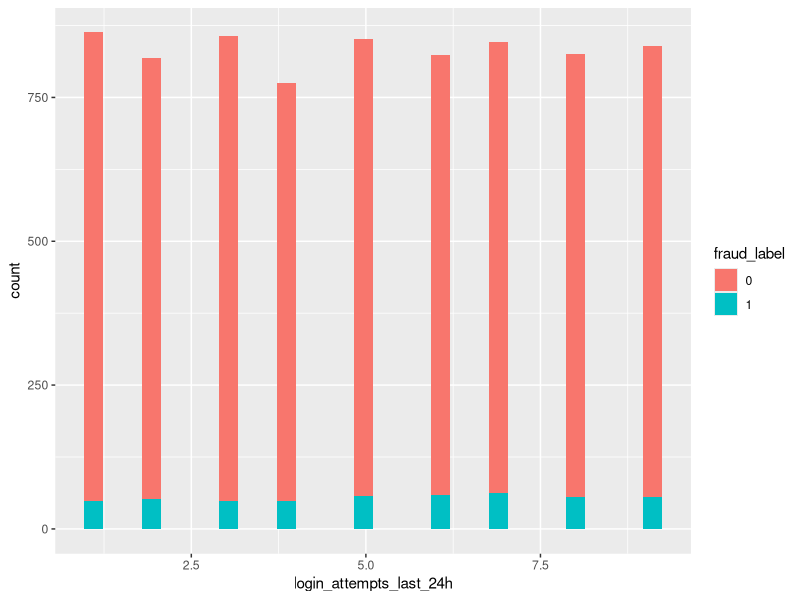
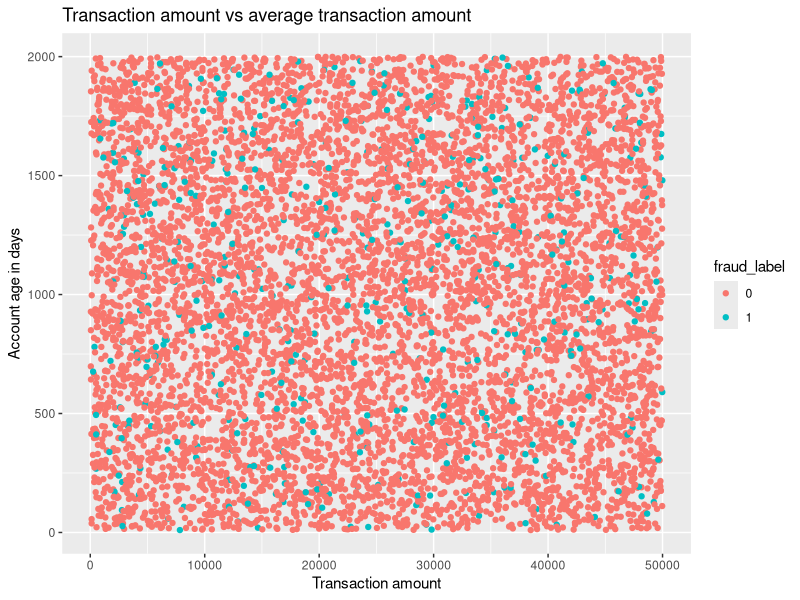
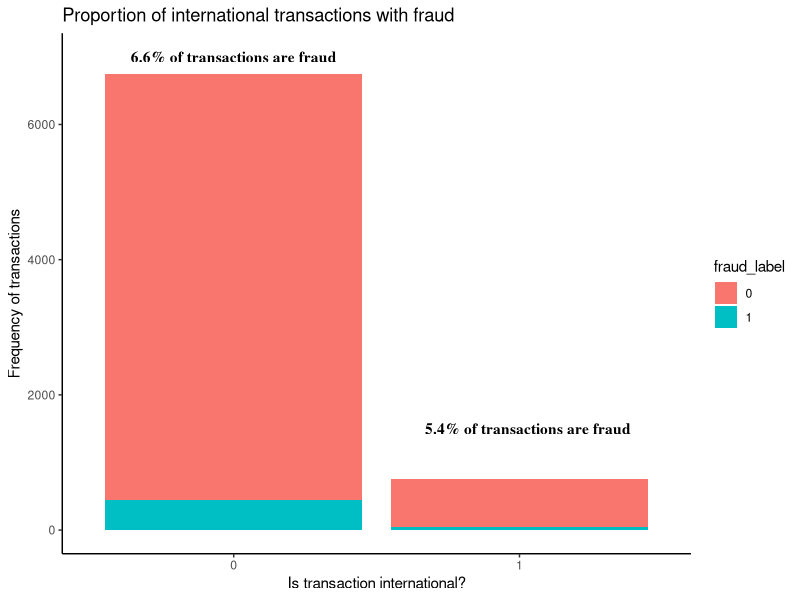
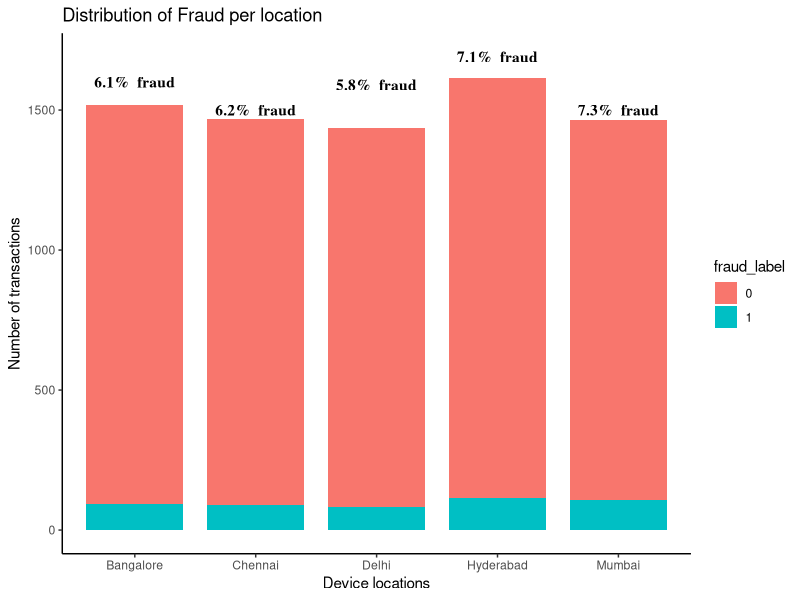

Write R code to recreate these figures, in order. (Note: this script raises an error after producing the figures.)
#--------------------------------#
#INSTALL NECESSARY PACKAGES ------
#--------------------------------#
#we have packages that handle data importing and visualisations

install.packages("here")    #used for relative file paths
library("here")          
here()                      #file path must be root of folder 
list.files(here("dataset")) #expect to see Digital_Payment_Fraud_Detection_Dataset.csv

install.packages("tidyverse") #visualisation suite 
library("tidyverse")

install.packages("patchwork") #putting together visualisations in EDA
library("patchwork")

#------------------------------------#
#IMPORT AND CLEANING THE DATASET -----
#------------------------------------#

fraud <- read.csv(here("dataset", "Digital_Payment_Fraud_Detection_Dataset.csv"))

fraud$fraud_label <- factor(fraud$fraud_lab)              #fraud_label from numeric to factor (categorical)
fraud$is_international <- factor(fraud$is_international)  #is_international from numeric to factor (categorical)
summary(fraud) #our fraud label has been transformed into factor of two levels: 0 no fraud, 1 fraud 

View(fraud) #looking at our data in RStudio 

# Now we can start with our visualisations 

#------------------------------------#
#EXPLORATORY DATA ANALYSIS -----------
#------------------------------------#

# Q1 - What is the breakdown of IP Risk Score by fraud label using densities ----
p1 <- ggplot( data = fraud, aes(x = ip_risk_score, 
                          fill = fraud_label,
                          alpha = fraud_label)) +
    geom_density() +
    scale_alpha_manual(values = c("0" = 1, "1" = 0.5), guide = "none") +
    geom_vline(xintercept = 0.51, color = "gray2") +
    geom_vline(xintercept = 0.86, colour = "gray2") +
    labs( title = "Density of IP Risk score by Fraud prevalence",
          x = "Ip risk score",
          y = " Density") +
    theme_minimal() +
    scale_fill_manual(name = "Fraud Label", 
                      values = c("0" = "green4", "1" = "red2"),
                      labels = c("Non fraud (0)", "Fraud (1)"))
  
# Our density curves follow each other fairly closely until the IP score of 0.51 until 0.86
# This tells us that this range of IP scores has a lesser probability of Non Fraud cases than  Fraud cases.  

#
ggplot(data = fraud , aes(x = login_attempts_last_24h, fill = fraud_label))+
  geom_histogram()

# 2 - How does transaction amount vary with average transaction in terms of predicting fraud


 ggplot( data = fraud, aes(x = transaction_amount, y = account_age_days, colour = fraud_label)) +
  geom_point() +
  labs( title = "Transaction amount vs average transaction amount",
        x = "Transaction amount",
        y = "Account age in days")


# 4- What proportion of international transactions are fraudulent 

fraud.international <- fraud %>% 
group_by( is_international, fraud_label) %>% 
  summarise(
    count = n()) 

fraud_0 <-subset(fraud.international, is_international == 0)
fraud_1 <- subset(fraud.international, is_international == 1)

prop0 <- prop.table(fraud_0$count)
prop1 <- prop.table(fraud_1$count)

display0 <-  paste0(round(prop0[2],3)*100,"% of transactions are fraud")
display1 <- paste0(round(prop1[2],3)*100,"% of transactions are fraud")

ggplot(data = fraud , aes(x = is_international, fill = fraud_label))+
  geom_bar()  +
  labs( title = "Proportion of international transactions with fraud",
        x = "Is transaction international?",
        y = "Frequency of transactions") +
  annotate("text",
           x = 1,
           y = 7000,
           label = display0,
           family = "serif", 
           fontface = "bold") +
  annotate("text",
           x = 2.03,
           y = 1500,
           label  = display1,
           family = "serif", 
           fontface = "bold") +
  theme_classic()
  
# 5 - How does location impact fraud 

fraud.location <- fraud %>% 
  group_by( device_location, fraud_label) %>% 
  summarise(
    count = n()) 

location_b <-subset(fraud.location, device_location == "Bangalore")
location_c <-subset(fraud.location, device_location == "Chennai")
location_d <-subset(fraud.location, device_location == "Delhi")
location_h <-subset(fraud.location, device_location == "Hyderabad")
location_m <-subset(fraud.location, device_location == "Mumbai")

prop.b <- prop.table(location_b$count)
prop.c <- prop.table(location_c$count)
prop.d <- prop.table(location_d$count)
prop.h <- prop.table(location_h$count)
prop.m <- prop.table(location_m$count)


displayb <-  paste0(round(prop.b[2],3)*100,"%  fraud")
displayc <- paste0(round(prop.c[2],3)*100,"%  fraud")
displayd <-  paste0(round(prop.d[2],3)*100,"%  fraud")
displayh <- paste0(round(prop.h[2],3)*100,"%  fraud")
displaym <-  paste0(round(prop.m[2],3)*100,"%  fraud")

ann <- data.frame(
  x =c(1,2,3,4,5),
  y = c(1600, 1500, 1590, 1690, 1500), 
  label = c( displayb, displayc, displayd, displayh, displaym), 
  fontface = rep("bold", times = 5),
  fontfamily = rep("serif", times = 5)
)
ggplot(data = fraud , aes(x = device_location , fill = fraud_label)) +
  geom_bar(width = 0.8) +
  theme_classic() +
geom_text( data = ann,
          aes( x= x,
           y = y, 
           label = label,
           fontface = fontface,
           family = fontfamily),
           inherit.aes = FALSE) +
  labs(
    title = "Distribution of Fraud per location",
    x = "Device locations",
    y = "Number of transactions"
  )

# 6 - g
geom_
